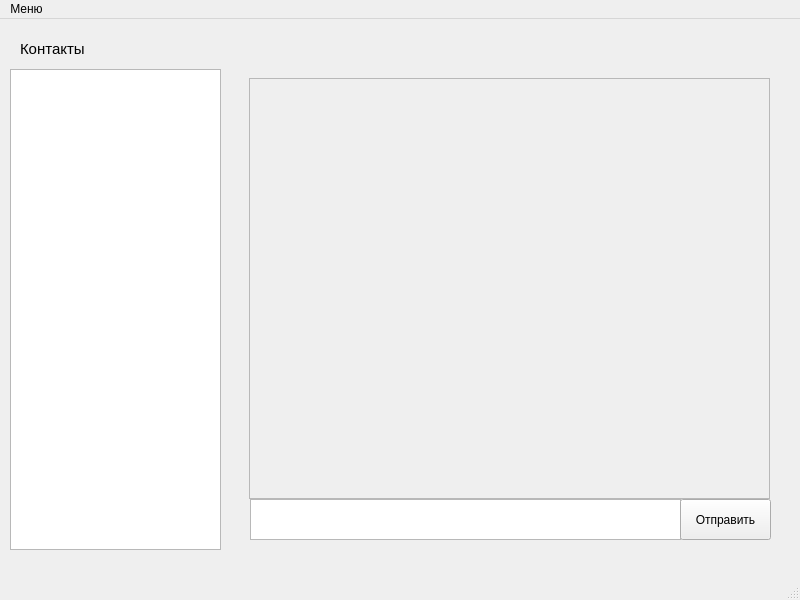
<?xml version="1.0" encoding="UTF-8"?>
<ui version="4.0">
 <class>MainWindow</class>
 <widget class="QMainWindow" name="MainWindow">
  <property name="geometry">
   <rect>
    <x>0</x>
    <y>0</y>
    <width>800</width>
    <height>600</height>
   </rect>
  </property>
  <property name="windowTitle">
   <string>MainWindow</string>
  </property>
  <widget class="QWidget" name="centralwidget">
   <widget class="QListView" name="contacts_list">
    <property name="geometry">
     <rect>
      <x>10</x>
      <y>50</y>
      <width>211</width>
      <height>481</height>
     </rect>
    </property>
   </widget>
   <widget class="QLabel" name="label">
    <property name="geometry">
     <rect>
      <x>20</x>
      <y>20</y>
      <width>201</width>
      <height>20</height>
     </rect>
    </property>
    <property name="font">
     <font>
      <pointsize>11</pointsize>
     </font>
    </property>
    <property name="text">
     <string>Контакты</string>
    </property>
   </widget>
   <widget class="QScrollArea" name="chat_area">
    <property name="geometry">
     <rect>
      <x>249</x>
      <y>59</y>
      <width>521</width>
      <height>421</height>
     </rect>
    </property>
    <property name="widgetResizable">
     <bool>true</bool>
    </property>
    <widget class="QWidget" name="scrollAreaWidgetContents">
     <property name="geometry">
      <rect>
       <x>0</x>
       <y>0</y>
       <width>519</width>
       <height>419</height>
      </rect>
     </property>
    </widget>
   </widget>
   <widget class="QPlainTextEdit" name="plainTextEdit">
    <property name="geometry">
     <rect>
      <x>250</x>
      <y>480</y>
      <width>431</width>
      <height>41</height>
     </rect>
    </property>
   </widget>
   <widget class="QPushButton" name="pushButton">
    <property name="geometry">
     <rect>
      <x>680</x>
      <y>480</y>
      <width>91</width>
      <height>41</height>
     </rect>
    </property>
    <property name="text">
     <string>Отправить</string>
    </property>
   </widget>
  </widget>
  <widget class="QMenuBar" name="menubar">
   <property name="geometry">
    <rect>
     <x>0</x>
     <y>0</y>
     <width>800</width>
     <height>21</height>
    </rect>
   </property>
   <widget class="QMenu" name="menu">
    <property name="title">
     <string>Меню</string>
    </property>
    <addaction name="action_3"/>
    <addaction name="action_4"/>
   </widget>
   <addaction name="menu"/>
  </widget>
  <widget class="QStatusBar" name="statusbar"/>
  <action name="action_3">
   <property name="text">
    <string>Добавить контакт</string>
   </property>
  </action>
  <action name="action_4">
   <property name="text">
    <string>Удалить контакт</string>
   </property>
  </action>
 </widget>
 <resources/>
 <connections/>
</ui>
